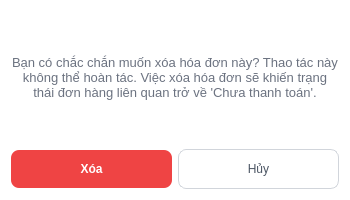
<?xml version="1.0" encoding="UTF-8"?>
<ui version="4.0">
 <class>Dialog</class>
 <widget class="QDialog" name="Dialog">
  <property name="geometry">
   <rect>
    <x>0</x>
    <y>0</y>
    <width>350</width>
    <height>200</height>
   </rect>
  </property>
  <property name="windowTitle">
   <string>Dialog</string>
  </property>
  <property name="styleSheet">
   <string notr="true">/* 1. Tổng thể Cửa sổ Dialog */
QDialog#Dialog {
    background-color: #ffffff;
    font-family: &quot;Inter&quot;, &quot;Segoe UI&quot;, sans-serif;
}

/* 2. Nội dung thông báo cảnh báo */
QLabel#lblCanhBao {
     font-size: 13px;
    font-weight: 400; /* Regular cấp độ 4 [cite: 64] */
    color: #6b7280;   /* Màu xám nhạt để làm dịu thông tin phụ */
}

/* 3. Nút XÓA (Màu đỏ rực rỡ - Red Danger) */
QPushButton#btnXoa {
    background-color: #ef4444; /* Màu đỏ thương hiệu từ Figma */
    color: #ffffff;
    font-weight: 700;
    border: none;
    border-radius: 8px; /* Bo góc đồng bộ deleteNV.png */
    padding: 12px 24px;
    min-width: 100px;
}

QPushButton#btnXoa:hover {
    background-color: #dc2626; /* Đỏ đậm hơn khi di chuột qua */
}

/* 4. Nút HỦY (Màu trắng viền xám - Secondary) */
QPushButton#btnHuy {
    background-color: #ffffff;
    color: #4b5563;
    border: 1px solid #d1d5db; /* Viền xám mảnh chuẩn Figma */
    border-radius: 8px;
    padding: 12px 24px;
    min-width: 100px;
}

QPushButton#btnHuy:hover {
    background-color: #f3f4f6; /* Xám cực nhạt khi hover */
}</string>
  </property>
  <layout class="QVBoxLayout" name="verticalLayout">
   <item>
    <widget class="QLabel" name="lblCanhBao">
     <property name="text">
      <string>Bạn có chắc chắn muốn xóa hóa đơn này? Thao tác này không thể hoàn tác. Việc xóa hóa đơn sẽ khiến trạng thái đơn hàng liên quan trở về 'Chưa thanh toán'.</string>
     </property>
     <property name="alignment">
      <set>Qt::AlignCenter</set>
     </property>
     <property name="wordWrap">
      <bool>true</bool>
     </property>
    </widget>
   </item>
   <item>
    <layout class="QHBoxLayout" name="horizontalLayout">
     <item>
      <widget class="QPushButton" name="btnXoa">
       <property name="text">
        <string>Xóa</string>
       </property>
      </widget>
     </item>
     <item>
      <widget class="QPushButton" name="btnHuy">
       <property name="text">
        <string>Hủy</string>
       </property>
      </widget>
     </item>
    </layout>
   </item>
  </layout>
 </widget>
 <resources/>
 <connections/>
</ui>
